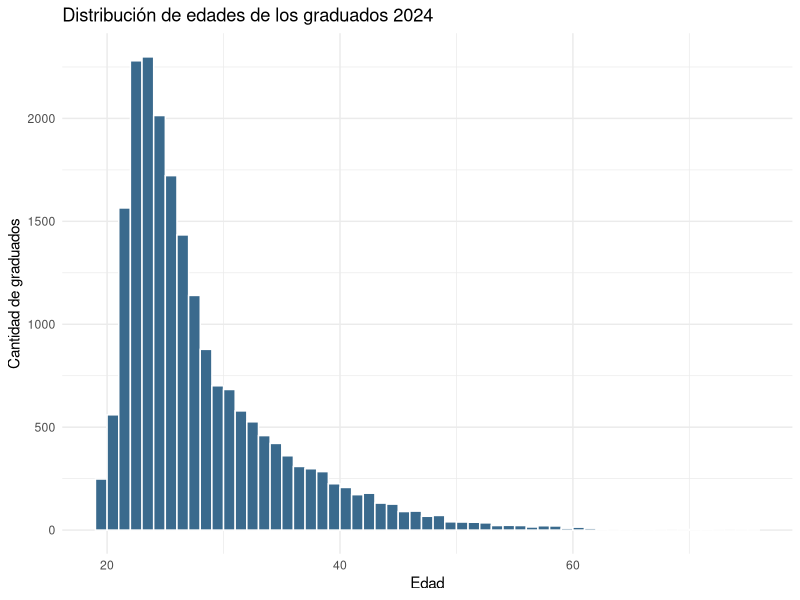
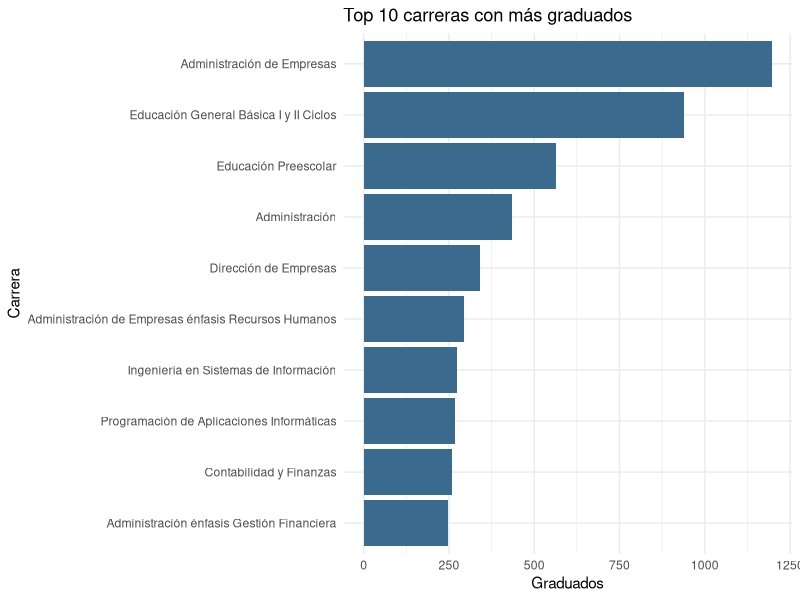
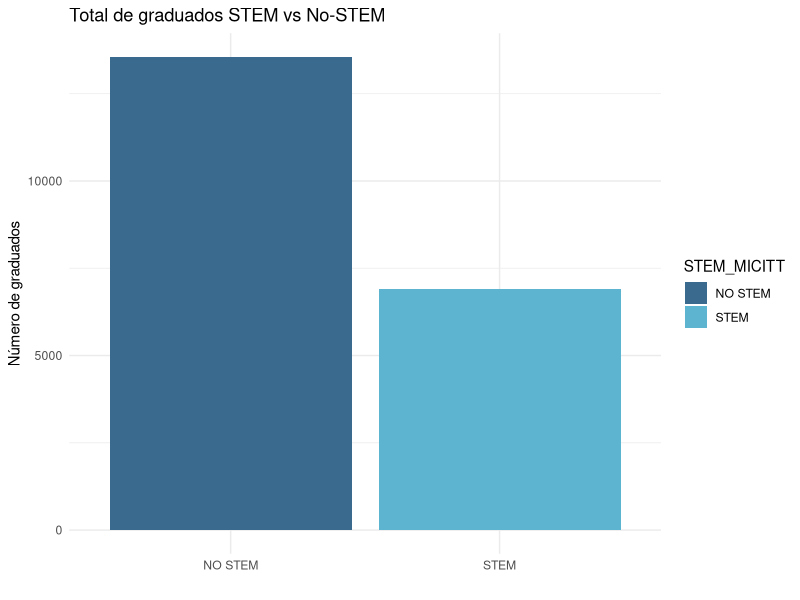
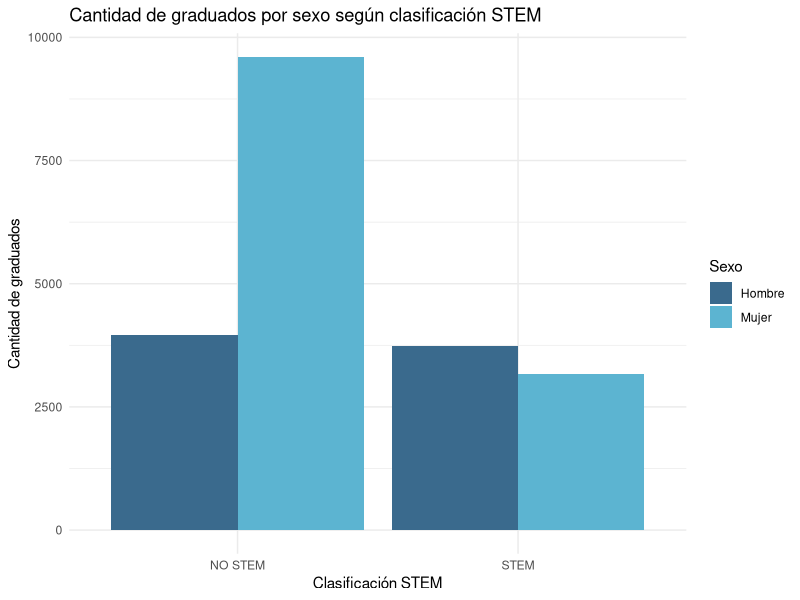
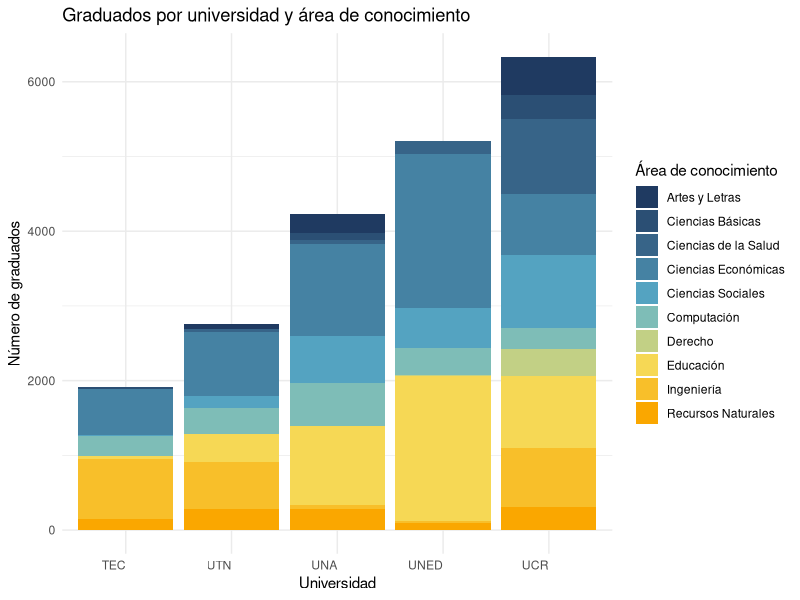
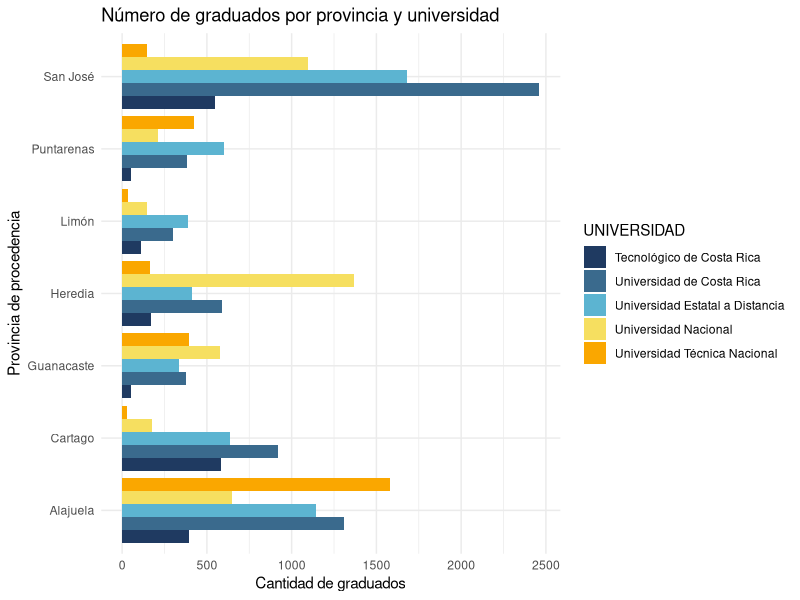
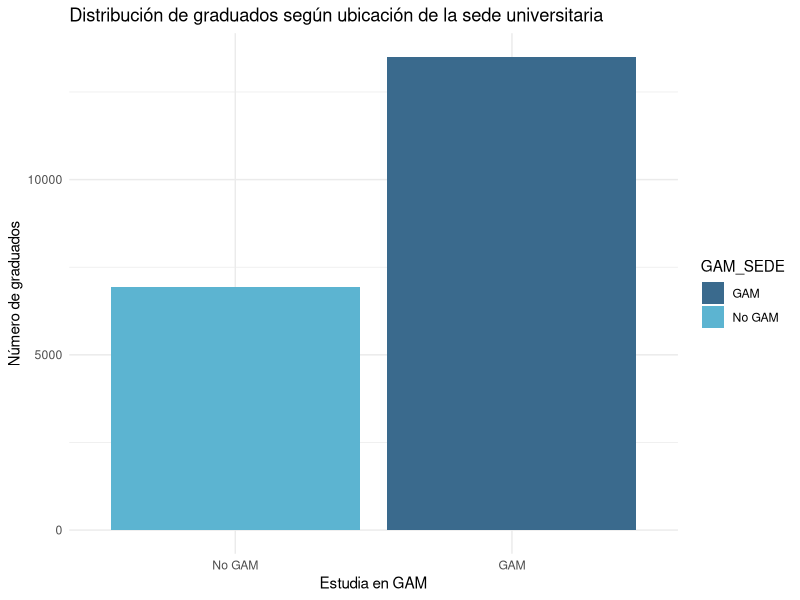
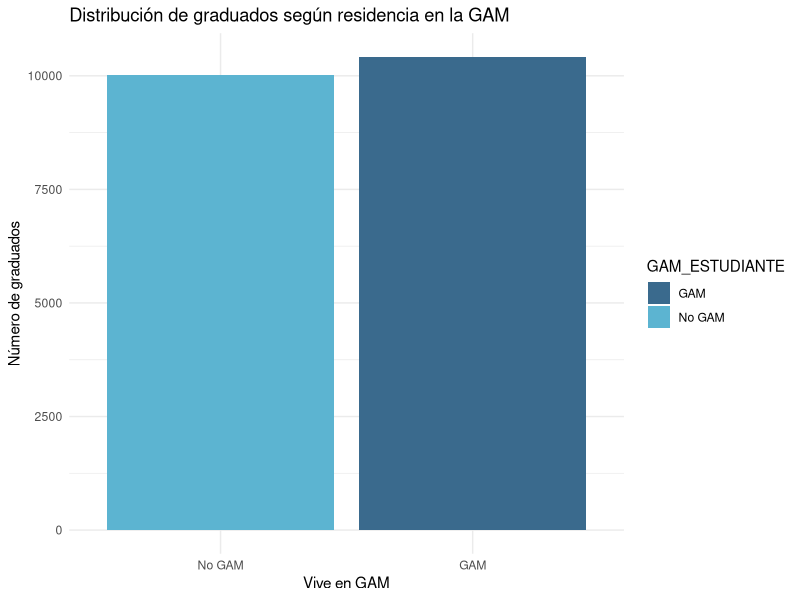

Generate these figures, in order, with R:
## ---- chunk 1
library(tidyverse)
library(readxl)
paleta <- c("#1F3A61", "#3A6A8D", "#5CB4D1", "#F6DF60", "#FAA700")

Datos<-read_excel("../data/datos_diplomas_sector_estatal_2024.xlsx")

Datos <- Datos %>%
  mutate(
    ABREVIACIÓN = case_when(
      UNIVERSIDAD == "Universidad de Costa Rica" ~ "UCR",
      UNIVERSIDAD == "Universidad Nacional" ~ "UNA",
      UNIVERSIDAD == "Tecnológico de Costa Rica" ~ "TEC",
      UNIVERSIDAD == "Universidad Estatal a Distancia" ~ "UNED",
      UNIVERSIDAD == "Universidad Técnica Nacional" ~ "UTN",
      TRUE~"Otra"
    )
  )
table(Datos$ABREVIACIÓN)

view(Datos)
## ---- chunk 2
tipos <- tibble(
  columna = names(Datos),
  tipo = sapply(Datos, class)
)
print(tipos)
## ---- chunk 3
print(head(Datos, 5))
## ---- chunk 4
resumen <- summary(Datos[sapply(Datos, is.numeric)]) 
print(resumen)
## ---- chunk 5
ggplot(data = Datos, aes(x = EDAD)) +
  geom_histogram(
    binwidth = 1,
    boundary = 19,
    fill = paleta[2],
    color = "white"
  ) +
  labs(
    title = "Distribución de edades de los graduados 2024",
    x = "Edad",
    y = "Cantidad de graduados"
  ) +
  theme_minimal()
## ---- chunk 6
# Distribución de graduados por carrera
graduados_carrera <- Datos %>%
  group_by(CARRERA) %>%
  summarise(
    n_graduados = n(),
    proporcion = n() / nrow(Datos)
  ) %>%
  arrange(desc(n_graduados))

top10 <- graduados_carrera %>%
  arrange(desc(n_graduados)) %>%
  head(10)

ggplot(top10, aes(x = reorder(CARRERA, n_graduados), 
                  y = n_graduados)) +
  geom_col(fill = paleta[2]) +
  coord_flip() +
  labs(title = "Top 10 carreras con más graduados",
       x = "Carrera",
       y = "Graduados") +
  theme_minimal()
## ---- chunk 7
# Distribución de graduados STEM vs No-STEM (totales)
stem_dist <- Datos %>%
  group_by(STEM_MICITT) %>%
  summarise(
    n = n()
  )

# Gráfico de barras por totales
ggplot(stem_dist, aes(x = STEM_MICITT, y = n, fill = STEM_MICITT)) +
  geom_col() +
  labs(title = "Total de graduados STEM vs No-STEM",
       x = "",
       y = "Número de graduados") +
  theme_minimal() +
  scale_fill_manual(values = paleta[2:3])
## ---- chunk 8
ggplot(Datos, aes(x = STEM_MICITT, fill = SEXO)) +
  geom_bar(position = "dodge") +
  scale_fill_manual(values = paleta[2:3]) +
  labs(
    title = "Cantidad de graduados por sexo según clasificación STEM",
    x = "Clasificación STEM",
    y = "Cantidad de graduados",
    fill = "Sexo"
  ) +
  theme_minimal()
## ---- chunk 9
uni_graduados <- Datos %>%
  group_by(ABREVIACIÓN) %>%
  summarise(
    n_graduados = n()
  ) %>%
  arrange(desc(n_graduados))

top10_universidades <- uni_graduados %>% head(10)

uni_area <- Datos %>%
  group_by(ABREVIACIÓN, AREA_CONOCIMIENTO) %>%
  summarise(n_graduados = n()) %>%
  ungroup()

paleta_expandida <- colorRampPalette(paleta)(length(unique(uni_area$AREA_CONOCIMIENTO)))
# Función que expande los colores de una paleta que tiene pocos colores y para el gráfico se necesitan más

ggplot(uni_area, aes(x = reorder(ABREVIACIÓN, n_graduados, sum), 
                     y = n_graduados, 
                     fill = AREA_CONOCIMIENTO)) +
  geom_col() +
  labs(title = "Graduados por universidad y área de conocimiento",
       x = "Universidad",
       y = "Número de graduados",
       fill = "Área de conocimiento") +
  theme_minimal() +
  theme(axis.text.x = element_text(hjust = 1)) +
  scale_fill_manual(values = paleta_expandida)
## ---- chunk 10
Datos %>%
  mutate(
    PROVINCIA_GRADUADO = str_trim(PROVINCIA_GRADUADO),
    PROVINCIA_GRADUADO = str_to_title(PROVINCIA_GRADUADO)
  ) %>% 
  filter(PROVINCIA_GRADUADO != "Extranjero") %>%
  ggplot(aes(x = PROVINCIA_GRADUADO, fill = UNIVERSIDAD)) +
  geom_bar(position = "dodge") +
  scale_fill_manual(values = paleta) +
  labs(
    title = "Número de graduados por provincia y universidad",
    x = "Provincia de procedencia",
    y = "Cantidad de graduados"
  ) +
  theme_minimal() +
  coord_flip() +
  theme(axis.text.y = element_text(angle = 0, hjust = 1))
## ---- chunk 11
# Distribución de graduados por GAM_SEDE
gam_sede_dist <- Datos %>%
  filter(!GAM_SEDE %in% c("Sin información", "No aplica")) %>%
  group_by(GAM_SEDE) %>%
  summarise(
    n = n()
  )

# Gráfico de barras
ggplot(gam_sede_dist, aes(x = reorder(GAM_SEDE, n), y = n, fill = GAM_SEDE)) +
  geom_col() +
  labs(
    title = "Distribución de graduados según ubicación de la sede universitaria",
    x = "Estudia en GAM",
    y = "Número de graduados"
  ) +
  theme_minimal() +
  scale_fill_manual(values = paleta[2:3])
## ---- chunk 12
# Distribución de graduados por GAM_ESTUDIANTE 
gam_est_dist <- Datos %>%
  filter(!GAM_ESTUDIANTE %in% c("No aplica")) %>%
  group_by(GAM_ESTUDIANTE) %>%
  summarise(
    n = n()
  )

# Gráfico de barras
ggplot(gam_est_dist, aes(x = reorder(GAM_ESTUDIANTE, n), y = n, fill = GAM_ESTUDIANTE)) +
  geom_col() +
  labs(
    title = "Distribución de graduados según residencia en la GAM",
    x = "Vive en GAM",
    y = "Número de graduados"
  ) +
  theme_minimal() +
  scale_fill_manual(values = paleta[2:3])
## ---- chunk 13
# Totales de graduados por zona
zona_dist <- Datos %>%
  filter(!ZONA_URBANO_RURAL_GRADUADO %in% c("Sin información", "No aplica")) %>%
  group_by(ZONA_URBANO_RURAL_GRADUADO) %>%
  summarise(n = n()) %>%
  arrange(desc(n))

# Gráfico
ggplot(zona_dist, aes(x = reorder(ZONA_URBANO_RURAL_GRADUADO, n), y = n, fill = ZONA_URBANO_RURAL_GRADUADO)) +
  geom_col() +
  labs(
    title = "Total de graduados por zona de residencia",
    x = "Zona",
    y = "Número de graduados"
  ) +
  theme_minimal() +
  scale_fill_manual(values = paleta[2:3])
## ---- chunk 14
# Distribución de graduados por sexo 
sexo_dist <- Datos %>%
  group_by(SEXO) %>%
  summarise(
    n = n()
  )

# Gráfico de barras por sexo 
ggplot(sexo_dist, aes(x = SEXO, y = n, fill = SEXO)) +
  geom_col() +
  labs(
    title = "Total de graduados por sexo",
    x = "Sexo",
    y = "Número de graduados"
  ) +
  theme_minimal() +
  scale_fill_manual(values = paleta[2:3])
## ---- chunk 15
# Distribución de graduados por sexo y área
sexo_area_dist <- Datos %>%
  group_by(AREA_CONOCIMIENTO, SEXO) %>%
  summarise(n = n()) %>%
  ungroup()

# Gráfico 
ggplot(sexo_area_dist, aes(x = AREA_CONOCIMIENTO, y = n, fill = SEXO)) +
  geom_col(position = "dodge") +
  labs(
    title = "Total de graduados por sexo y área de conocimiento",
    x = "Área de conocimiento",
    y = "Número de graduados"
  ) +
  theme_minimal() +
  coord_flip() +
  theme(axis.text.x = element_text(hjust = 1)) +
  scale_fill_manual(values = paleta[2:3])
## ---- chunk 16
# Crear grupo de edad
Datos <- Datos %>%
  mutate(
    GRUPO_EDAD = case_when(
      EDAD >= 17 & EDAD <= 20 ~ "17-20",
      EDAD >= 21 & EDAD <= 24 ~ "21-24",
      EDAD >= 25 & EDAD <= 29 ~ "25-29",
      EDAD >= 30              ~ "30+",
      TRUE ~ NA_character_
    )
  )

# Distribución de graduados por grupo de edad
edad_dist <- Datos %>%
  filter(!is.na(GRUPO_EDAD)) %>%
  group_by(GRUPO_EDAD) %>%
  summarise(n = n()) %>%
  arrange(desc(n))

print(edad_dist)

# Gráfico de barras
ggplot(edad_dist, aes(x = GRUPO_EDAD, y = n, fill = GRUPO_EDAD)) +
  geom_col() +
  labs(
    title = "Total de graduados por grupo de edad",
    x = "Grupo de edad",
    y = "Número de graduados"
  ) +
  theme_minimal() +
  scale_fill_manual(values = paleta)

# Estadísticos descriptivos
summary(Datos$EDAD)
## ---- chunk 17
# Totales por nacionalidad
nat_ext <- Datos %>%
  group_by(TIPO_NACIONALIDAD) %>%
  summarise(n = n())

# Gráfico
ggplot(nat_ext, aes(x = TIPO_NACIONALIDAD, y = n, fill = TIPO_NACIONALIDAD)) +
  geom_col() +
  labs(
    title = "Total de graduados: Nacionales vs Extranjeros",
    x = "",
    y = "Número de graduados"
  ) +
  theme_minimal() +
  scale_fill_manual(values = paleta[2:3])
## ---- chunk 18
migrantes <- Datos %>%
  filter(TIPO_NACIONALIDAD != "Nacional") %>%   # Solo migrantes
  group_by(UNIVERSIDAD) %>%
  summarise(
    migrantes = n()
  ) %>%
  arrange(desc(migrantes))

print(migrantes)

ggplot(migrantes, aes(x = reorder(UNIVERSIDAD, migrantes), y = migrantes)) +
  geom_col(fill = paleta[2]) +
  coord_flip() +
  labs(
    title = "Cantidad de migrantes graduados por universidad",
    x = "Universidad",
    y = "Número de migrantes"
  ) +
  theme_minimal()

## ---- chunk 19
Datos %>% 
ggplot( aes(x = ABREVIACIÓN)) +
  geom_bar(fill = paleta[2]) +
  labs(
    title = "Distribución por Universidad",
    x = "Universidad",
    y = "Cantidad"
  ) +
  theme_minimal()
## ---- chunk 20
Datos %>% 
  ggplot(aes(x = AREA_CONOCIMIENTO)) +
  geom_bar(fill = paleta[2]) +  
  labs(
    title = "Distribución por Área de Conocimiento",
    x = "Área de conocimiento",
    y = "Cantidad"
  ) +
  theme_minimal() +
  coord_flip() + 
  theme(axis.text.y = element_text(angle = 0, hjust = 1))
## ---- chunk 21
colSums(is.na(Datos))
## ---- chunk 22
Q1 <- quantile(Datos$EDAD, 0.25, na.rm = TRUE)
Q3 <- quantile(Datos$EDAD, 0.75, na.rm = TRUE)

IQR_val <- IQR(Datos$EDAD, na.rm = TRUE)

limite_inferior <- Q1 - 1.5 * IQR_val
limite_superior <- Q3 + 1.5 * IQR_val

outliers <- Datos %>% 
  filter(EDAD < limite_inferior | EDAD > limite_superior)

nrow(outliers)
## ---- chunk 23
outliers %>%
  select(EDAD, UNIVERSIDAD, CARRERA, SEXO) %>%
  arrange(EDAD)
## ---- chunk 24

Datos <- Datos %>%
  mutate(EDAD_outlier = if_else(EDAD < limite_inferior | EDAD > limite_superior,
                                TRUE, FALSE))
